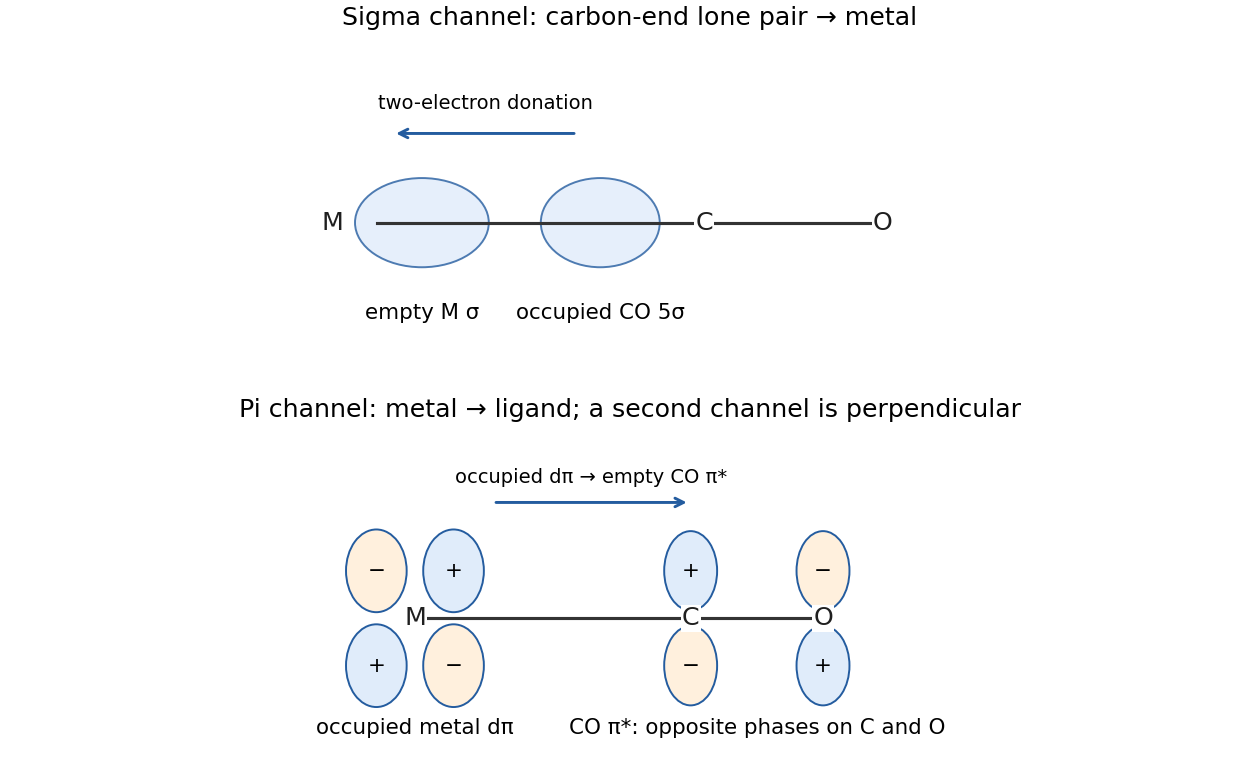

Recreate this plot in Python.
"""Original explanatory diagram; Python 3.14, matplotlib and numpy.
Run from the desired output directory; the PNG is written to that directory.
"""
from pathlib import Path
import sys
sys.path.insert(0,str(Path(__file__).resolve().parents[2]))
import numpy as np
import matplotlib
matplotlib.use('Agg')
import matplotlib.pyplot as plt
from matplotlib.patches import Ellipse, Circle
from tools.chemistry_diagram import bond, atom, ring, wedge, curly, flow, finish, save, BLUE, ORANGE
plt.rcParams.update({'font.size':11,'font.family':'DejaVu Sans'})
fig,axs=plt.subplots(2,1,figsize=(9,5.6),layout='constrained')
ax=axs[0]
bond(ax,(.3,0),(2.5,0));bond(ax,(2.5,0),(3.7,0))
for x,w,txt in [(.6,.9,'empty M σ'),(1.8,.8,'occupied CO 5σ')]:
    ax.add_patch(Ellipse((x,0),w,.6,fc='#e0ecfa',ec=BLUE,alpha=.8));ax.text(x,-.65,txt,ha='center')
atom(ax,(0,0),'M');atom(ax,(2.5,0),'C');atom(ax,(3.7,0),'O')
flow(ax,(1.65,.6),(.4,.6),'two-electron donation')
finish(ax,(-.5,4.5),(-1.1,1.2),'Sigma channel: carbon-end lone pair → metal')
ax=axs[1]
for x,y,sgn in [(.35,.43,'+'),(.35,-.43,'−'),(-.35,.43,'−'),(-.35,-.43,'+')]:
    ax.add_patch(Ellipse((x,y),.55,.75,fc='#e0ecfa' if sgn=='+' else '#fff0dd',ec=BLUE));ax.text(x,y,sgn,ha='center',va='center')
for x,signs in [(2.5,['+','−']),(3.7,['−','+'])]:
    for y,sgn in zip([.43,-.43],signs):
        ax.add_patch(Ellipse((x,y),.48,.72,fc='#e0ecfa' if sgn=='+' else '#fff0dd',ec=BLUE));ax.text(x,y,sgn,ha='center',va='center')
bond(ax,(0,0),(2.5,0));bond(ax,(2.5,0),(3.7,0))
for x,s in [(0,'M'),(2.5,'C'),(3.7,'O')]:atom(ax,(x,0),s)
flow(ax,(.7,1.05),(2.5,1.05),'occupied dπ → empty CO π*')
ax.text(0,-1.05,'occupied metal dπ',ha='center');ax.text(3.1,-1.05,'CO π*: opposite phases on C and O',ha='center')
finish(ax,(-.8,4.7),(-1.45,1.65),'Pi channel: metal → ligand; a second channel is perpendicular')
save(fig,'paper-2-carbonyl-orbitals.png')
